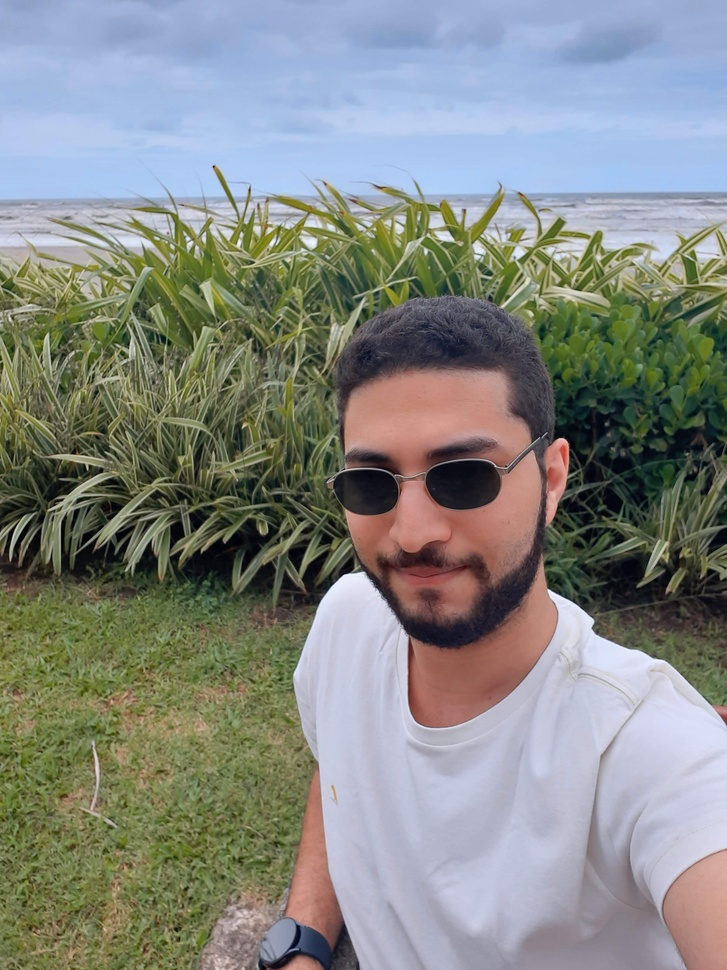
#> input picture FLPImageProcessing/Resources/20241224_113258~2.jpg, 727 x 970 px, shrunk from 3000 x 4000 before the run
$ python image_processing.py '../Resources/20241224_113258~2.jpg'
#> lines starting #> are read from the running program, lines starting #| are printed output that depends on the picture; after the words box and inside, x2 and y2 are one past the last pixel; in counts of white or black regions, pixels touching at a corner belong together
import cv2
import numpy as np
import sys
import os

if len(sys.argv) < 2:
    print("Erro: Caminho da imagem nao fornecido.")
    sys.exit(1)

image_path = sys.argv[1]
img = cv2.imread(image_path)
#> img is the input picture: shape (970, 727, 3); mean B, G, R 131.8, 136.1, 132.7

if img is None:
    print(f"Erro: Nao foi possivel carregar a imagem do caminho '{image_path}'.")
    sys.exit(1)

output_dir = os.path.join(os.path.dirname(os.path.abspath(__file__)), 'Images')

if not os.path.exists(output_dir):
    os.makedirs(output_dir)

def edge_mask(img, line_size, blur_value):
#> called with line_size = 7, blur_value = 5
    gray = cv2.cvtColor(img, cv2.COLOR_BGR2GRAY)
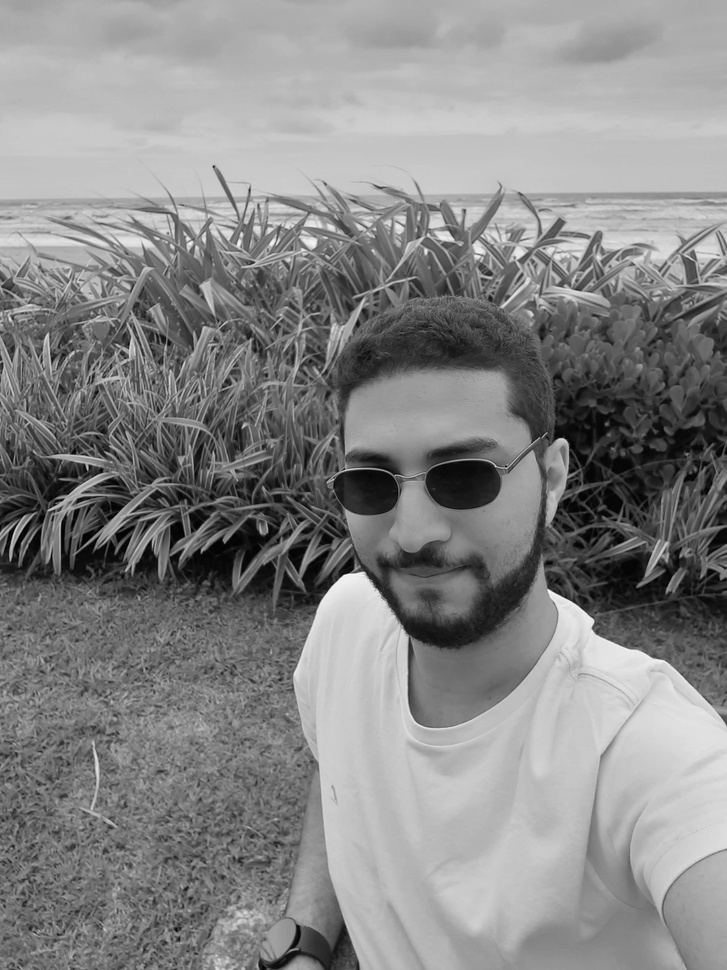
#> gray: shape (970, 727); min 0, max 248, mean 134.6
    gray_blur = cv2.medianBlur(gray, blur_value)
    edges = cv2.adaptiveThreshold(gray_blur, 255, cv2.ADAPTIVE_THRESH_MEAN_C, cv2.THRESH_BINARY, line_size, blur_value)
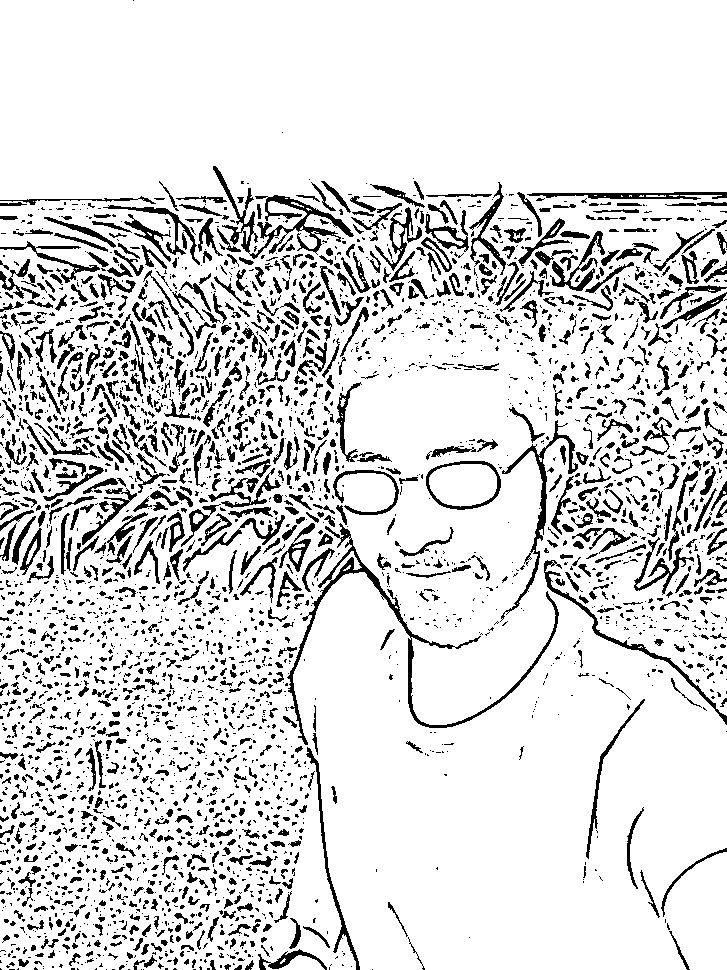
#> edges: shape (970, 727); 85.7% white; 3459 black regions (2373 under 20 px), largest, box (x1, y1, x2, y2) and area: (287, 523, 559, 745) 2999, (213, 166, 354, 259) 2356, (500, 420, 578, 622) 1354
    return edges

line_size = 7
blur_value = 5
edges = edge_mask(img, line_size, blur_value)

edge_image_path = os.path.join(output_dir, 'contornos.png')
cv2.imwrite(edge_image_path, edges)

def color_quantization(img, k):
#> called with k = 6
    data = np.float32(img).reshape((-1, 3))

    criteria = (cv2.TERM_CRITERIA_EPS + cv2.TERM_CRITERIA_MAX_ITER, 20, 0.001)

    ret, label, center = cv2.kmeans(data, k, None, criteria, 10, cv2.KMEANS_RANDOM_CENTERS)
#> ret = 472876137.4; center = [[31.91, 36.26, 31.48], [229.5, 200.5, 186.4], [83.56, 121.1, 123.9], [130.8, 145.9, 168], [206, 178, 165.9], [55.98, 88.06, 82.03]]
    center = np.uint8(center)
#> center = [[31, 36, 31], [229, 200, 186], [83, 121, 123], [130, 145, 167], [205, 177, 165], [55, 88, 82]]
    result = center[label.flatten()]
    result = result.reshape(img.shape)
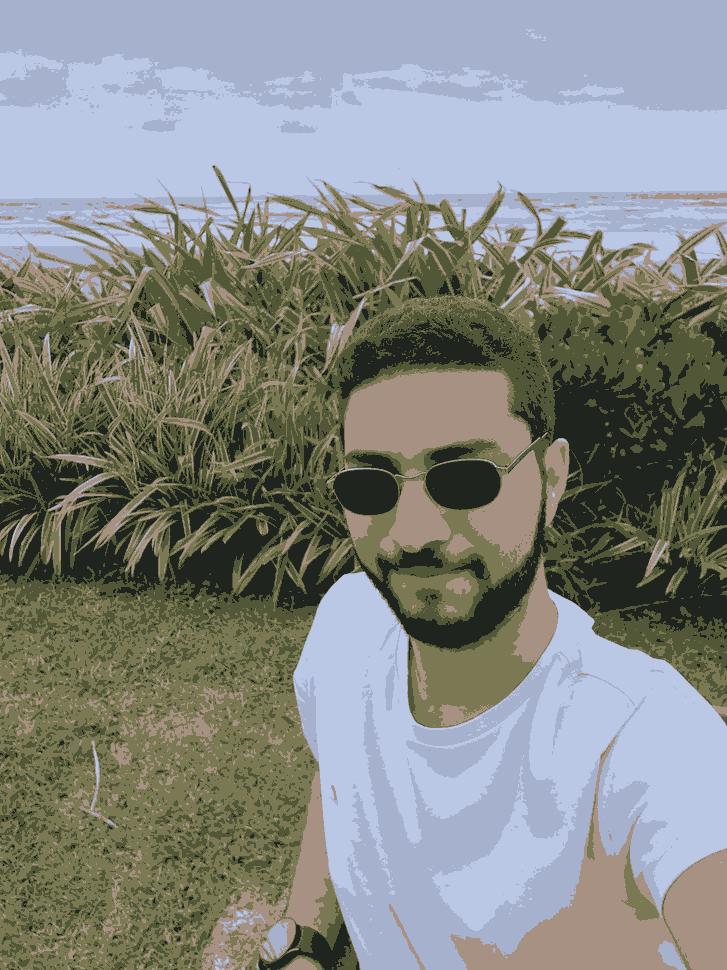
#> result: shape (970, 727, 3); mean B, G, R 131.1, 135.7, 132.1
    return result

total_color = 6
img = color_quantization(img, total_color)

quantized_image_path = os.path.join(output_dir, 'imagem_final_colorida.png')
cv2.imwrite(quantized_image_path, img)

gray_image = cv2.cvtColor(img, cv2.COLOR_BGR2GRAY)
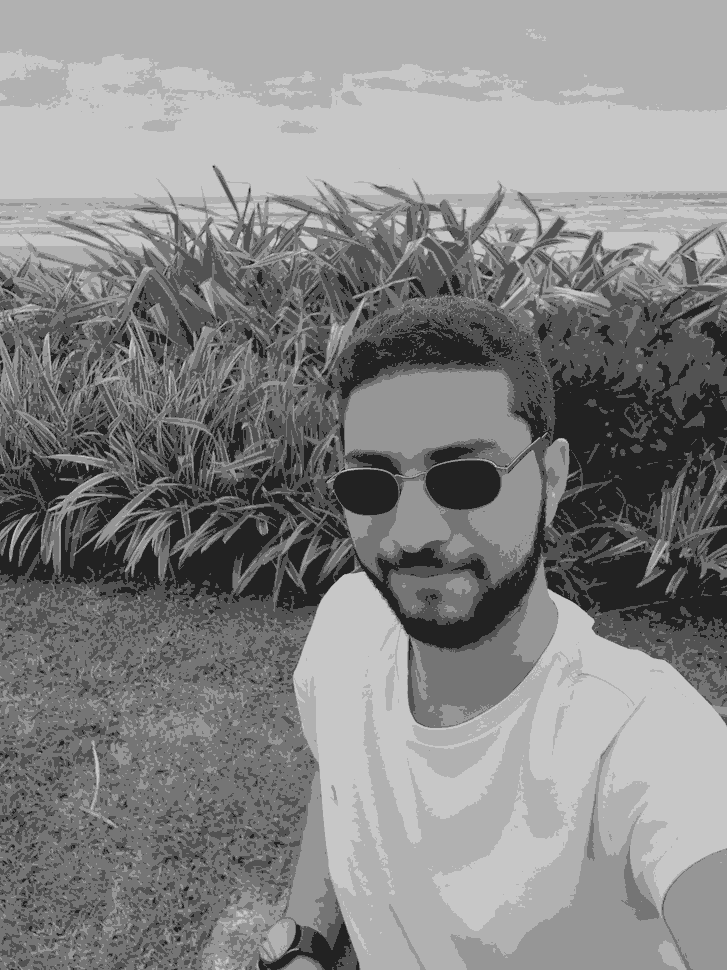
#> gray_image: shape (970, 727); min 34, max 199, mean 134

final_image_path = os.path.join(output_dir, 'imagem_final_pb.png')
cv2.imwrite(final_image_path, gray_image)

print(f"As imagens foram salvas com sucesso em: {output_dir}")
